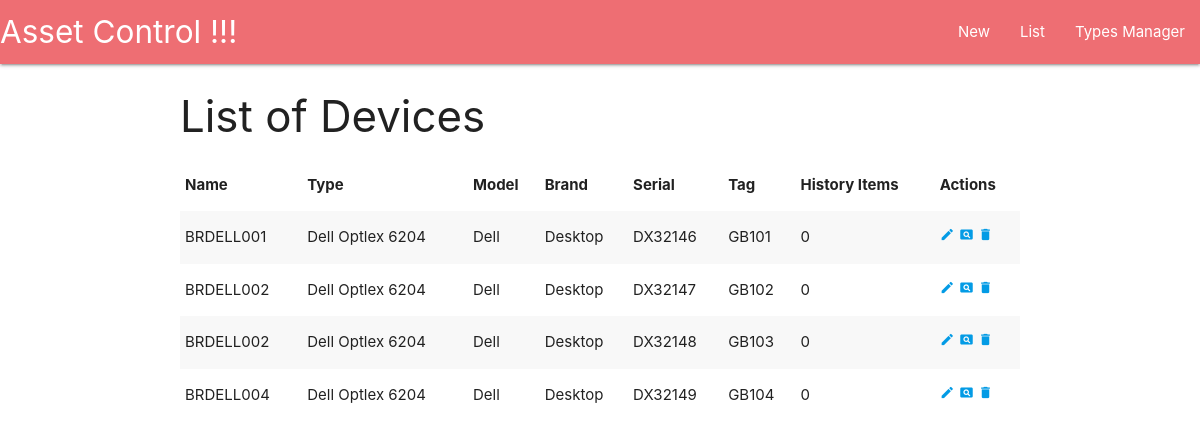
/devices/, run on an earlier commit of the app's database.
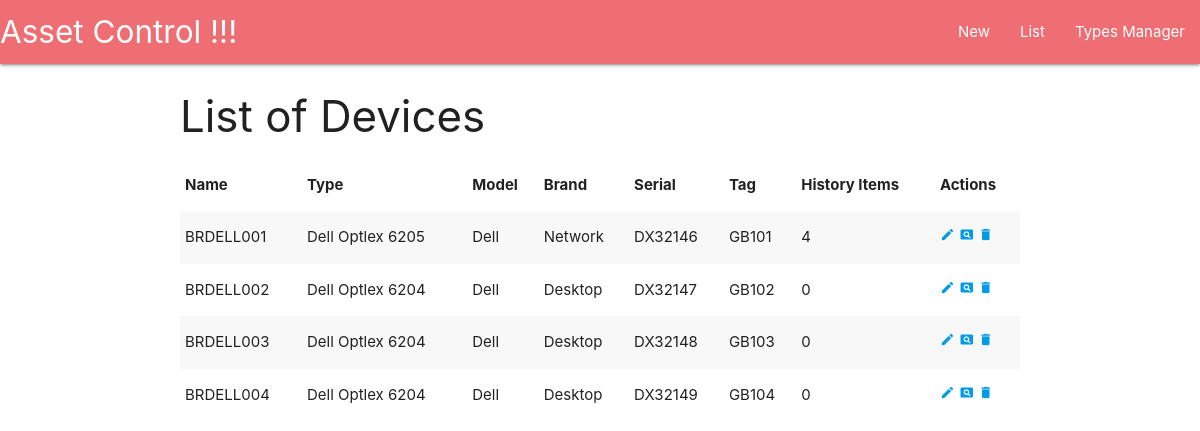
And on a later commit of the database.
### devices/models.py (models this page shows, shortened)
class Device(models.Model):
    serial_number = models.CharField(max_length=40, null=False, blank=False)
    tag = models.CharField(max_length=20, null=False, blank=True)
    model = models.CharField(max_length=30, null=False, blank=False)
    brand = models.CharField(max_length=30, null=False, blank=False)
    name = models.CharField(max_length=40, null=False, blank=False)
    type = models.ForeignKey(Type, related_name='devices', null=False)
    created = models.DateField(auto_created=True, auto_now_add=True)

class Type(models.Model):
    name = models.CharField(max_length=40, null=False, blank=False)

### devices/views.py (the view)
# urls.py: url(r'^devices/$', views.DeviceListView.as_view(), name='list'),
class DeviceListView(ListView):
    model = Device
    template_name = 'devices/list.html'
    context_object_name = 'devices'

### devices/templates/devices/list.html
{% extends 'app/base.html' %}
{% block content %}
    <h3>List of Devices</h3>
    <table class="striped responsive-table">
        <thead>
            <tr>
                <th>Name</th>
                <th>Type</th>
                <th>Model</th>
                <th>Brand</th>
                <th>Serial</th>
                <th>Tag</th>
                <th>History Items</th>
                <th>Actions</th>
            </tr>
        </thead>
        <tbody>
            {% for device in devices %}
                <tr>
                    <td>{{device.name}}</td>
                    <td>{{device.model}}</td>
                    <td>{{device.brand}}</td>
                    <td>{{device.type.name}}</td>
                    <td>{{device.serial_number}}</td>
                    <td>{{device.tag}}</td>
                    <td>{{device.history_items.count}}</td>
                    <td>
                        <a href="{% url 'devices:update' device.pk %}"><i class="tiny material-icons">edit</i></a>
                        <a href="{% url 'devices:details' device.pk %}"><i class="tiny material-icons">pageview</i></a>
                        <a href="#"><i class="tiny material-icons">delete</i></a>
                    </td>
                </tr>
            {% endfor %}
        </tbody>
    </table>
{% endblock %}

What changed in the data, as far as the page shows it:
changed Device "BRDELL001": model "Dell Optlex 6204" → "Dell Optlex 6205"; type.name "Desktop" → "Network"; history_items.count "0" → "4"
changed Device "DX32148": name "BRDELL002" → "BRDELL003"
